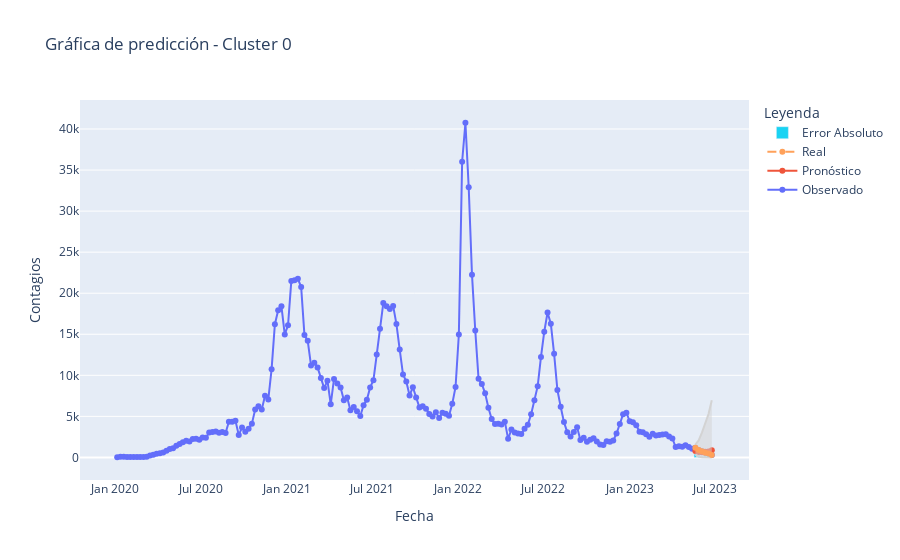
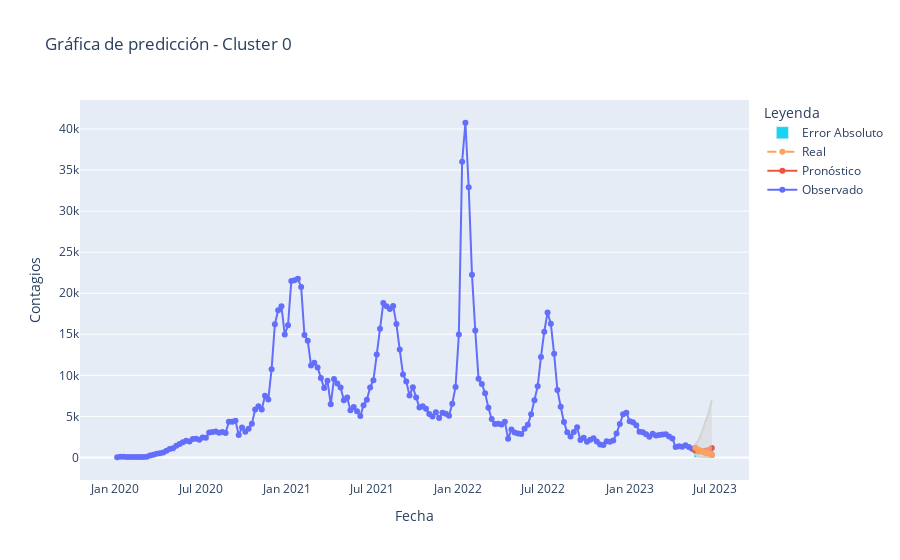

The notebook cell these images were saved under, in order:
### Markdown cell above
-------------------------------------------------------------------------------------------------------
### Cluster 0

### Code cell
import pandas as pd
from scipy.stats import boxcox
from statsmodels.tsa.statespace.sarimax import SARIMAX
from scipy.special import inv_boxcox
import plotly.graph_objects as go
from matplotlib import pyplot as plt
from sklearn.metrics import mean_squared_error, r2_score, mean_absolute_percentage_error, mean_absolute_error
import numpy as np

def cargar_datos_cluster(ruta_csv, cluster_id):
    df = pd.read_csv(ruta_csv)
    df.set_index('Cluster', inplace=True)
    df = df.transpose()
    cluster_data = df[cluster_id].reset_index()
    cluster_data.columns = ['Fecha', 'Contagios']
    cluster_data['Fecha'] = pd.to_datetime(cluster_data['Fecha'], format='%d-%m-%Y')
    cluster_data.set_index('Fecha', inplace=True)
    return cluster_data

def preparar_datos(df, n_preds=10):
    df['Contagios'] = df['Contagios'].clip(lower=1)
    df['Contagios_transformed'], lambda_ = boxcox(df['Contagios'])
    train_data = df['Contagios_transformed'].iloc[:-n_preds]
    test_data = df.iloc[-n_preds:]
    return train_data, test_data, lambda_

def ajustar_modelo_sarima(train_data, order, seasonal_order):
    model = SARIMAX(train_data,
                    order=order,
                    seasonal_order=seasonal_order,
                    enforce_stationarity=False,
                    enforce_invertibility=False)
    results = model.fit()
    
    print(results.summary())
    results.plot_diagnostics(figsize=(18, 8))
    plt.show()
    
    return results

def realizar_predicciones(results, steps, test_data, lambda_):
    pred_uc = results.get_forecast(steps=steps)
    pred_mean_transformed = pred_uc.predicted_mean
    pred_mean = inv_boxcox(pred_mean_transformed, lambda_)
    pred_ci_transformed = pred_uc.conf_int()
    pred_ci = pd.DataFrame()
    pred_ci['lower'] = inv_boxcox(pred_ci_transformed.iloc[:, 0], lambda_)
    pred_ci['upper'] = inv_boxcox(pred_ci_transformed.iloc[:, 1], lambda_)
    pred_mean.index = test_data.index
    return pred_mean, pred_ci

def evaluar_metricas(y_true, y_pred):
    mse = mean_squared_error(y_true, y_pred)
    rmse = np.sqrt(mse)
    mae = mean_absolute_error(y_true, y_pred)
    r2 = r2_score(y_true, y_pred)
    mape = mean_absolute_percentage_error(y_true, y_pred)
    return mse, rmse, mae, r2, mape

def visualizar_resultados(df, pred_mean, pred_ci, test_data, train_data_transformed, results, lambda_, cluster_id):
    train_pred_transformed = results.fittedvalues
    train_pred = inv_boxcox(train_pred_transformed, lambda_)
    
    train_mse, train_rmse, train_mae, train_r2, train_mape = evaluar_metricas(df['Contagios'].iloc[:-len(test_data)], train_pred)
    test_mse, test_rmse, test_mae, test_r2, test_mape = evaluar_metricas(test_data['Contagios'], pred_mean)
    
    print(f"Train MSE: {train_mse}, Train RMSE: {train_rmse}, Train MAE: {train_mae}, Train R²: {train_r2}, Train MAPE: {train_mape}")
    print(f"Test MSE: {test_mse}, Test RMSE: {test_rmse}, Test MAE: {test_mae}, Test R²: {test_r2}, Test MAPE: {test_mape}")
    
    error_absoluto = abs(test_data['Contagios'] - pred_mean)
    fig = go.Figure()
    fig.add_trace(go.Scatter(x=df.index, y=df['Contagios'], mode='lines+markers', name='Observado'))
    fig.add_trace(go.Scatter(x=pred_mean.index, y=pred_mean, mode='lines+markers', name='Pronóstico'))
    fig.add_trace(go.Scatter(x=pred_ci.index, y=pred_ci.iloc[:, 0], fill=None, mode='lines', line=dict(color='lightgrey'), showlegend=False))
    fig.add_trace(go.Scatter(x=pred_ci.index, y=pred_ci.iloc[:, 1], fill='tonexty', mode='lines', line=dict(color='lightgrey'), showlegend=False))
    fig.add_trace(go.Scatter(x=test_data.index, y=test_data['Contagios'], mode='lines+markers', name='Real', line=dict(dash='dash')))
    fig.add_trace(go.Bar(x=test_data.index, y=error_absoluto, name='Error Absoluto'))
    fig.update_layout(title=f'Gráfica de predicción - Cluster {cluster_id}',
                    xaxis_title='Fecha',
                    yaxis_title='Contagios',
                    legend_title='Leyenda')

    fig.show()

def sarima_search(train_data, p_values, d_values, q_values, P_values, D_values, Q_values, s_values):
    best_score_rmse, best_score_mae, best_cfg_rmse, best_cfg_mae = float("inf"), float("inf"), None, None
    for p in p_values:
        for d in d_values:
            for q in q_values:
                for P in P_values:
                    for D in D_values:
                        for Q in Q_values:
                            for s in s_values:
                                order = (p, d, q)
                                seasonal_order = (P, D, Q, s)
                                try:
                                    model = SARIMAX(train_data, order=order, seasonal_order=seasonal_order,
                                                    enforce_stationarity=False, enforce_invertibility=False)
                                    results = model.fit(disp=False)
                                    yhat = results.fittedvalues
                                    rmse = np.sqrt(mean_squared_error(train_data, yhat))
                                    mae = mean_absolute_error(train_data, yhat)
                                    if rmse < best_score_rmse:
                                        best_score_rmse, best_cfg_rmse = rmse, (order, seasonal_order)
                                    if mae < best_score_mae:
                                        best_score_mae, best_cfg_mae = mae, (order, seasonal_order)
                                    print(f"SARIMA{order}x{seasonal_order} - RMSE:{rmse}, MAE:{mae}")
                                except Exception as e:
                                    continue
    print(f"Best SARIMA by RMSE: {best_cfg_rmse} - RMSE:{best_score_rmse}")
    print(f"Best SARIMA by MAE: {best_cfg_mae} - MAE:{best_score_mae}")
    return best_cfg_rmse, best_cfg_mae

# Parámetros de búsqueda
p_values = [1, 2, 3]
d_values = [1, 2 ,3]
q_values = [1, 2, 3, 4, 5]
P_values = [1, 2]
D_values = [1]
Q_values = [1, 2]
s_values = [7, 30]

ruta_csv = 'clusterSemanal2123.csv'
cluster_id = 0
n_preds = 6

df = cargar_datos_cluster(ruta_csv, cluster_id)
train_data, test_data, lambda_ = preparar_datos(df, n_preds)

best_order_rmse, best_order_mae = sarima_search(train_data, p_values, d_values, q_values, P_values, D_values, Q_values, s_values)

print("Using RMSE minimized parameters:")
results_rmse = ajustar_modelo_sarima(train_data, best_order_rmse[0], best_order_rmse[1])
pred_mean_rmse, pred_ci_rmse = realizar_predicciones(results_rmse, n_preds, test_data, lambda_)
visualizar_resultados(df, pred_mean_rmse, pred_ci_rmse, test_data, train_data, results_rmse, lambda_, cluster_id)

print("Using MAE minimized parameters:")
results_mae = ajustar_modelo_sarima(train_data, best_order_mae[0], best_order_mae[1])
pred_mean_mae, pred_ci_mae = realizar_predicciones(results_mae, n_preds, test_data, lambda_)
visualizar_resultados(df, pred_mean_mae, pred_ci_mae, test_data, train_data, results_mae, lambda_, cluster_id)

### Figure 1 — Plotly figure (JSON) as saved in the notebook; plotly's stock layout.template omitted (floating-point values rounded to 4 significant figures; data arrays with more than 128 entries replaced by an {"elided": "..."} marker saying what was removed)
{"data": [{"mode": "lines+markers", "name": "Observado", "type": "scatter", "x": {"elided": "182 str values"}, "y": {"elided": "182 int values"}}, {"mode": "lines+markers", "name": "Pronóstico", "type": "scatter", "x": ["2023-05-21T00:00:00", "2023-05-28T00:00:00", "2023-06-04T00:00:00", "2023-06-11T00:00:00", "2023-06-18T00:00:00", "2023-06-25T00:00:00"], "y": [776.7, 645.6, 635.4, 678.4, 709.2, 881.8]}, {"line": {"color": "lightgrey"}, "mode": "lines", "showlegend": false, "type": "scatter", "x": ["2023-05-21T00:00:00", "2023-05-28T00:00:00", "2023-06-04T00:00:00", "2023-06-11T00:00:00", "2023-06-18T00:00:00", "2023-06-25T00:00:00"], "y": [318.0, 107.1, 30.84, 8.852, 2.061, 1.314]}, {"fill": "tonexty", "line": {"color": "lightgrey"}, "mode": "lines", "showlegend": false, "type": "scatter", "x": ["2023-05-21T00:00:00", "2023-05-28T00:00:00", "2023-06-04T00:00:00", "2023-06-11T00:00:00", "2023-06-18T00:00:00", "2023-06-25T00:00:00"], "y": [1570.0, 2062.0, 3022.0, 4200.0, 5284.0, 6955.0]}, {"line": {"dash": "dash"}, "mode": "lines+markers", "name": "Real", "type": "scatter", "x": ["2023-05-21T00:00:00", "2023-05-28T00:00:00", "2023-06-04T00:00:00", "2023-06-11T00:00:00", "2023-06-18T00:00:00", "2023-06-25T00:00:00"], "y": [1172, 907, 736, 553, 479, 300]}, {"name": "Error Absoluto", "type": "bar", "x": ["2023-05-21T00:00:00", "2023-05-28T00:00:00", "2023-06-04T00:00:00", "2023-06-11T00:00:00", "2023-06-18T00:00:00", "2023-06-25T00:00:00"], "y": [395.3, 261.4, 100.6, 125.4, 230.2, 581.8]}], "layout": {"legend": {"title": {"text": "Leyenda"}}, "title": {"text": "Gráfica de predicción - Cluster 0"}, "xaxis": {"title": {"text": "Fecha"}}, "yaxis": {"title": {"text": "Contagios"}}}}

### Figure 2 — Plotly figure (JSON) as saved in the notebook; plotly's stock layout.template omitted (floating-point values rounded to 4 significant figures; data arrays with more than 128 entries replaced by an {"elided": "..."} marker saying what was removed)
{"data": [{"mode": "lines+markers", "name": "Observado", "type": "scatter", "x": {"elided": "182 str values"}, "y": {"elided": "182 int values"}}, {"mode": "lines+markers", "name": "Pronóstico", "type": "scatter", "x": ["2023-05-21T00:00:00", "2023-05-28T00:00:00", "2023-06-04T00:00:00", "2023-06-11T00:00:00", "2023-06-18T00:00:00", "2023-06-25T00:00:00"], "y": [805.5, 711.4, 734.3, 818.6, 906.5, 1133.0]}, {"line": {"color": "lightgrey"}, "mode": "lines", "showlegend": false, "type": "scatter", "x": ["2023-05-21T00:00:00", "2023-05-28T00:00:00", "2023-06-04T00:00:00", "2023-06-11T00:00:00", "2023-06-18T00:00:00", "2023-06-25T00:00:00"], "y": [341.1, 138.5, 54.62, 26.11, 14.76, 15.49]}, {"fill": "tonexty", "line": {"color": "lightgrey"}, "mode": "lines", "showlegend": false, "type": "scatter", "x": ["2023-05-21T00:00:00", "2023-05-28T00:00:00", "2023-06-04T00:00:00", "2023-06-11T00:00:00", "2023-06-18T00:00:00", "2023-06-25T00:00:00"], "y": [1594.0, 2122.0, 3107.0, 4296.0, 5413.0, 6964.0]}, {"line": {"dash": "dash"}, "mode": "lines+markers", "name": "Real", "type": "scatter", "x": ["2023-05-21T00:00:00", "2023-05-28T00:00:00", "2023-06-04T00:00:00", "2023-06-11T00:00:00", "2023-06-18T00:00:00", "2023-06-25T00:00:00"], "y": [1172, 907, 736, 553, 479, 300]}, {"name": "Error Absoluto", "type": "bar", "x": ["2023-05-21T00:00:00", "2023-05-28T00:00:00", "2023-06-04T00:00:00", "2023-06-11T00:00:00", "2023-06-18T00:00:00", "2023-06-25T00:00:00"], "y": [366.5, 195.6, 1.657, 265.6, 427.5, 833.2]}], "layout": {"legend": {"title": {"text": "Leyenda"}}, "title": {"text": "Gráfica de predicción - Cluster 0"}, "xaxis": {"title": {"text": "Fecha"}}, "yaxis": {"title": {"text": "Contagios"}}}}
